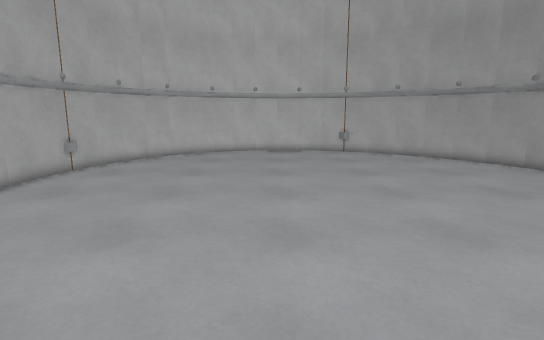
View 1 (above)

14 first-person views from a walk through a Godot game level. The camera is 1.4 m above the floor, tilts 10° down and sees 80° across. The floor is counted in squares, 0.5 m on a side. Each view is taken from the middle of a square. On the plan, view 1 faces up. The plan holds only what a view shows up to about 20 squares ahead; the rest is blank. The place goes on beyond the plan.

View 2
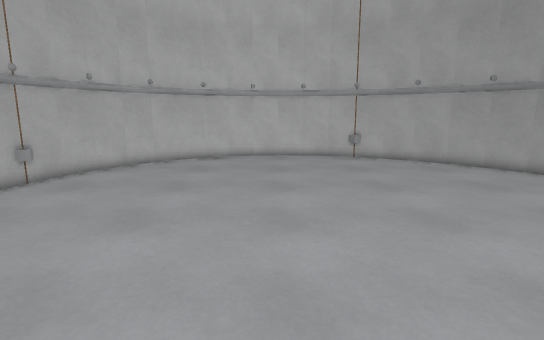

View 3
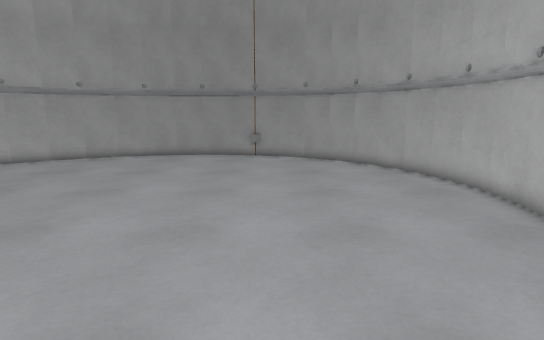

View 4
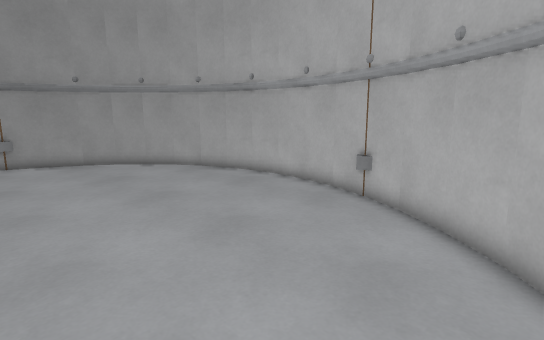

View 5
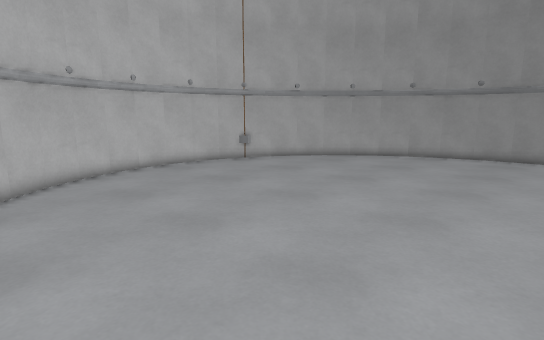

View 6
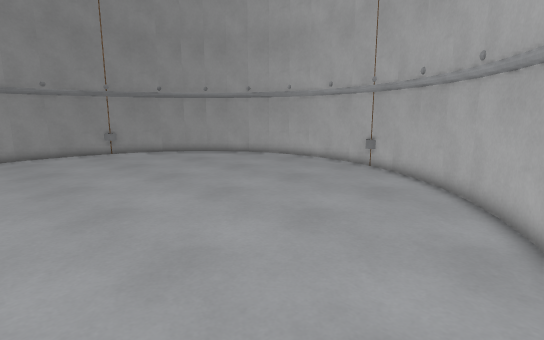

View 7
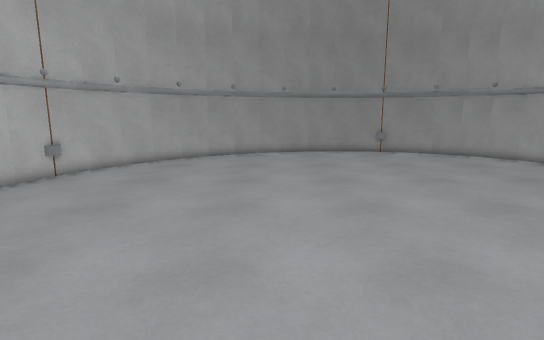

View 8
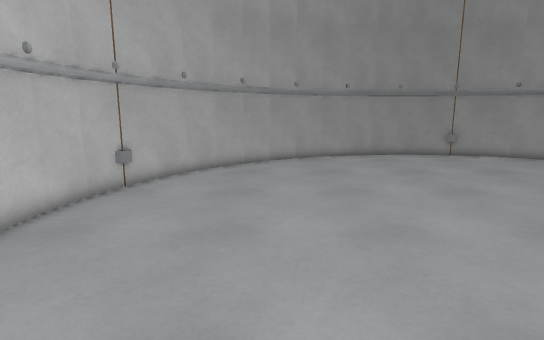

View 9
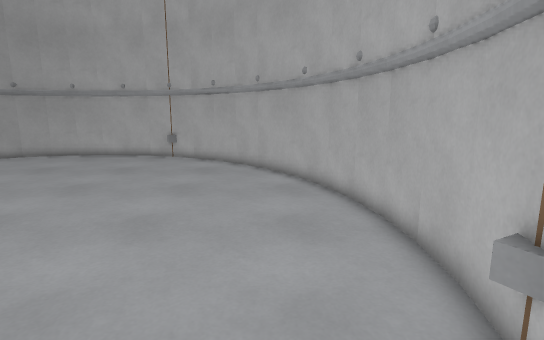

View 10
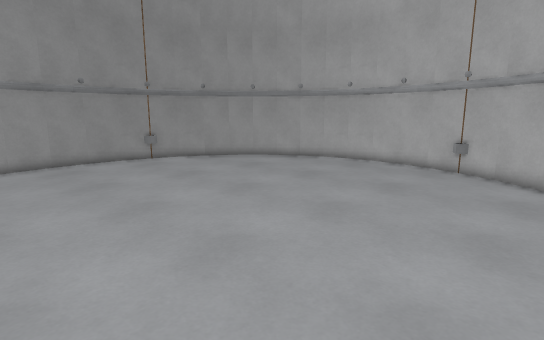

View 11
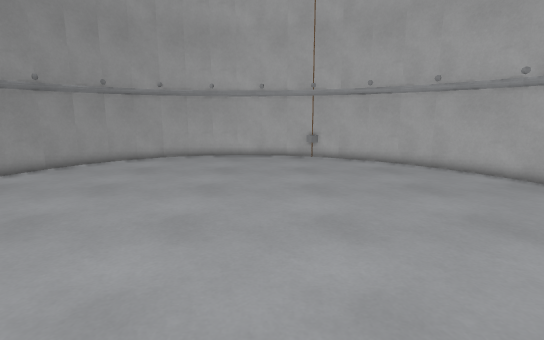

View 12
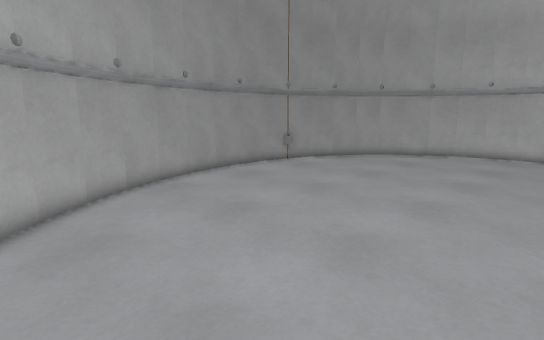

View 13
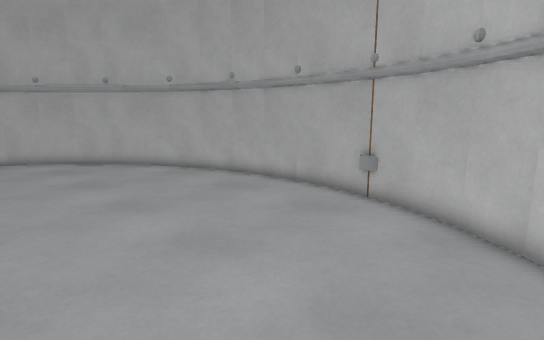

View 14
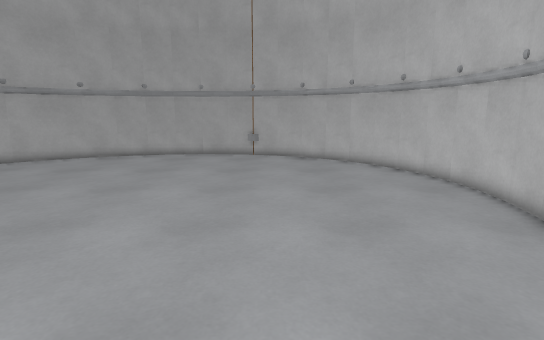

### Floor plan
Points are (right, up) in squares from view 1. A wall is a line through its corners. A room is listed if a view was taken in it or the views show most of it. See-through windows are left out.
Room 1 (views 1, 2, 3, 4, 5, 6, 7, 8, 9, 10, 11, 12, 13, 14)
walls: (-9.1, 7) (-8.3, 5.2); (-8.4, 5.4) (-7.3, 3.6); (-7.4, 3.8) (-6.3, 2.3); (-9.7, 8.8) (-9.1, 6.9); (-6.4, 2.4) (-5, 0.9); (-5, 1) (-3.6, -0.2); (-10.2, 12.4) (-10, 10.5) (-9.7, 8.7); (12.1, 18.1) (11, 19.6); (11, 19.5) (9.6, 20.9); (13.1, 16.5) (12, 18.2); (13.8, 14.8) (13, 16.6); (9.7, 20.8) (8.3, 22); (-3.7, -0.1) (-2.1, -1.1); (-10.1, 14.1) (-10.2, 12.2); (14.4, 13.1) (13.8, 14.9); (8.4, 21.9) (6.8, 22.9); (14.7, 11.2) (14.3, 13.2); (-2.2, -1.1) (-0.6, -1.8); (6.9, 22.9) (5.2, 23.7); (14.8, 9.6) (14.7, 11.4); (-9.3, 17.4) (-9.8, 15.8) (-10.1, 14); (-0.7, -1.8) (1.1, -2.4); (5.3, 23.7) (3.5, 24.2); (14.8, 7.7) (14.8, 9.7); (3.7, 24.2) (1.9, 24.5); (0.9, -2.3) (2.7, -2.7); (-7.7, 20.3) (-8.7, 18.9) (-9.4, 17.3); (2.1, 24.5) (0.3, 24.6); (0.4, 24.6) (-1.3, 24.4); (-6.7, 21.6) (-7.8, 20.2); (2.6, -2.7) (4.3, -2.7); (-1.2, 24.4) (-2.9, 24); (-2.6, 24) (-4.3, 23.3); (-5.5, 22.6) (-6.8, 21.4); (-4.2, 23.4) (-5.6, 22.4); (4.2, -2.7) (6, -2.5); (13.3, 2.9) (14, 4.5) (14.5, 6.1) (14.8, 7.8); (12.4, 1.5) (13.3, 3); (5.8, -2.6) (7.5, -2.1); (11.3, 0.3) (12.5, 1.6); (7.3, -2.2) (8.9, -1.5); (8.8, -1.5) (10.3, -0.6); (10.1, -0.7) (11.5, 0.4)
low walls: (5.2, 23.2) (4.9, 23.8); (-9.7, 16.1) (-9.5, 15.6) (-10, 15.3); (-1, -1.7) (-0.4, -1.4); (14.4, 5.7) (14.1, 6.2) (14.6, 6.5)

Positions as (right, up) in squares from view 1, and headings:
1: (0, 0), facing up
2: (0, 3), facing up
3: (-7, 5), facing right
4: (-6, 8), facing down-right
5: (-8, 8), facing up-right
6: (-9, 14), facing down-right
7: (-9, 14), facing right
8: (-7, 18), facing right
9: (-7, 19), facing down
10: (-5, 15), facing down-right
11: (2, 19), facing down
12: (1, 21), facing down-right
13: (0, 21), facing down-left
14: (12, 17), facing left
